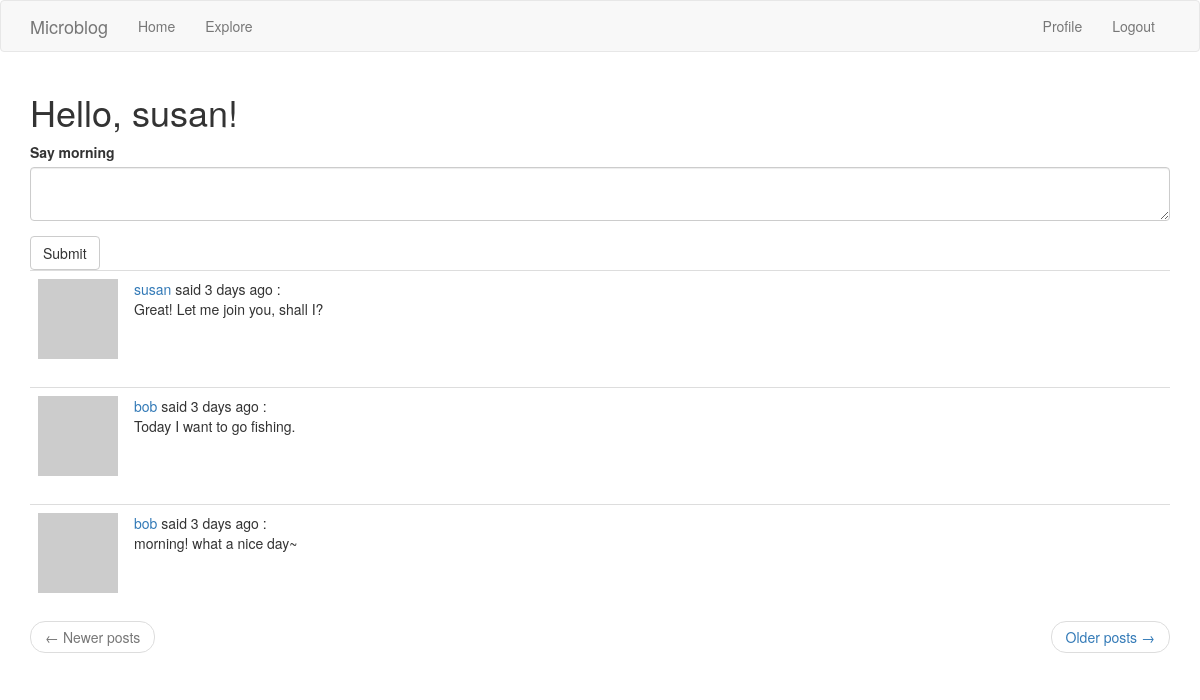
/welcome (signed in), run on the app's committed database.
### app/models.py (models this page shows, shortened)
class User(UserMixin, db.Model):
    id = db.Column(db.Integer, primary_key=True)
    username = db.Column(db.String(64), index=True, unique=True)
    email = db.Column(db.String(120), index=True, unique=True)
    password_hash = db.Column(db.String(128))
    posts = db.relationship('Post', backref='author', lazy='dynamic')
    about_me = db.Column(db.String(140))
    last_seen = db.Column(db.DateTime, default=datetime.utcnow)
    followed = db.relationship(
        'User', secondary=followers,
        primaryjoin=(followers.c.follower_id == id),
        secondaryjoin=(followers.c.followed_id == id),
        backref=db.backref('followers', lazy='dynamic'), lazy='dynamic')
    def avatar(self, size):
        digest = md5(self.email.lower().encode('utf-8')).hexdigest()
        return 'https://www.gravatar.com/avatar/{}?d=identicon&s={}'.format(digest, size)
    def followed_posts(self):
        followed = Post.query.join(
            followers, (followers.c.followed_id == Post.user_id)).filter(
                followers.c.follower_id == self.id)
        own = Post.query.filter_by(user_id=self.id)
        return followed.union(own).order_by(Post.timestamp.desc())

class Post(db.Model):
    id = db.Column(db.Integer, primary_key=True)
    body = db.Column(db.String(150))
    timestamp = db.Column(db.DateTime, index=True, default=datetime.utcnow)
    user_id = db.Column(db.Integer, db.ForeignKey('user.id'))

### app/routes.py (the view)
@app.route('/', methods=['GET', 'POST'])
@app.route('/welcome', methods=['GET', 'POST'])
@login_required
def welcome():
    form = PostForm()
    if form.validate_on_submit():
        post = Post(body=form.post.data, author=current_user)
        db.session.add(post)
        db.session.commit()
        flash('Your post is now live')
        return redirect(url_for('welcome'))
    page = request.args.get('page', 1, type=int)
    posts = current_user.followed_posts().paginate(
        page, app.config['POSTS_PER_PAGE'], False)
    next_url = url_for('welcome', page=posts.next_num) \
        if posts.has_next else None
    prev_url = url_for('welcome', page=posts.prev_num) \
        if posts.has_prev else None
    return render_template('welcomePage.html', title='Home Page',
                           form=form, posts=posts.items,
                           next_url=next_url, prev_url=prev_url)

### app/forms.py
class PostForm(FlaskForm):
    post = TextAreaField('Say morning', validators=[DataRequired(), Length(min=1, max=140)])
    submit = SubmitField('Submit')

### app/models.py (called while the page is built)
@login.user_loader
def load_user(id):
    return User.query.get(int(id))

### app/routes.py (called while the page is built)
@app.before_request
def before_request():
    if current_user.is_authenticated:
        current_user.last_seen = datetime.utcnow()
        db.session.add(current_user) # which is not necessary cause current user is already there
        db.session.commit()

### app/templates/welcomePage.html (shortened to what this page needs)
{% extends "base.html" %}
{% import 'bootstrap/wtf.html' as wtf %}
{% block app_content %}
        <h1>Hello, {{ current_user.username }}!</h1>
        {% if form %}
            {{ wtf.quick_form(form) }}
        {% endif %}
        {% for post in posts %}
            {% include '_post.html' %}
        {% endfor %}
    <nav aria-label="...">
        <ul class="pager">
            <li class="previous{% if not prev_url %} disabled{% endif %}">
                <a href="{{ prev_url or '#' }}">
                    <span aria-hidden="true">&larr;</span> Newer posts
                </a>
            </li>
            <li class="next{% if not next_url %} disabled{% endif %}">
                <a href="{{ next_url or '#' }}">
                    Older posts <span aria-hidden="true">&rarr;</span>
                </a>
            </li>
        </ul>
    </nav>
{% endblock %}

### app/templates/_post.html
    <table class="table table-hover">
        <tr valign="top">
            <td width="70px"><img src="{{ post.author.avatar(70) }}"></td>
            <td>
                <a href="{{ url_for('user', username=post.author.username) }}">
                    {{ post.author.username }}
                </a>
                said {{ moment(post.timestamp).fromNow() }} :
                <br>{{ post.body }}
            </td>
        </tr>
    </table>

### data on the page
User: username "susan"
Post: author.username "susan", timestamp "3 days ago", body "Great! Let me join you, shall I?"
Post: author.username "bob", timestamp "3 days ago", body "Today I want to go fishing."
Post: author.username "bob", timestamp "3 days ago", body "morning! what a nice day~"
